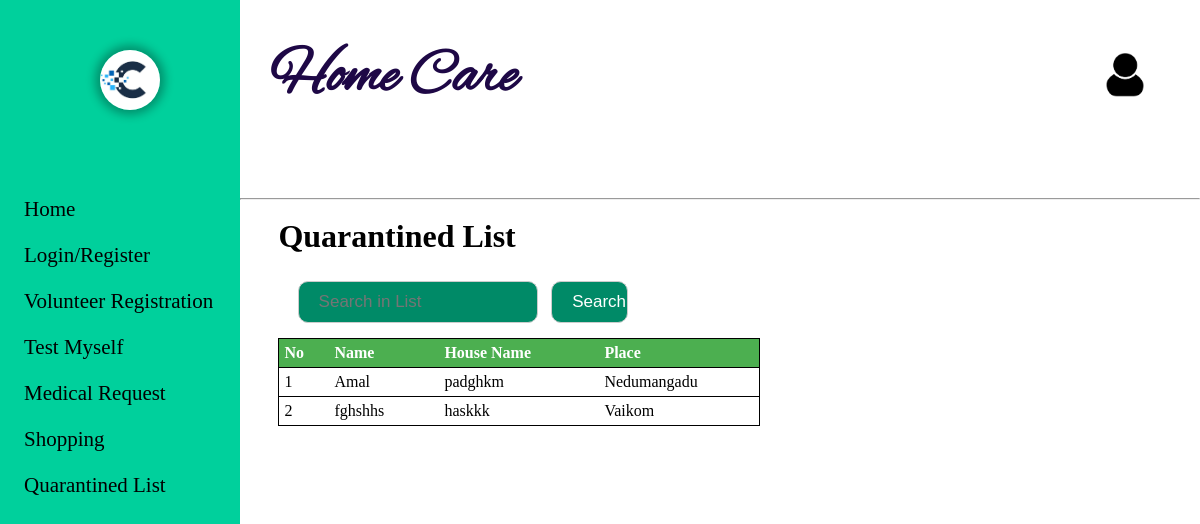
The page /ViewQuarantine.php on the database as committed earlier.
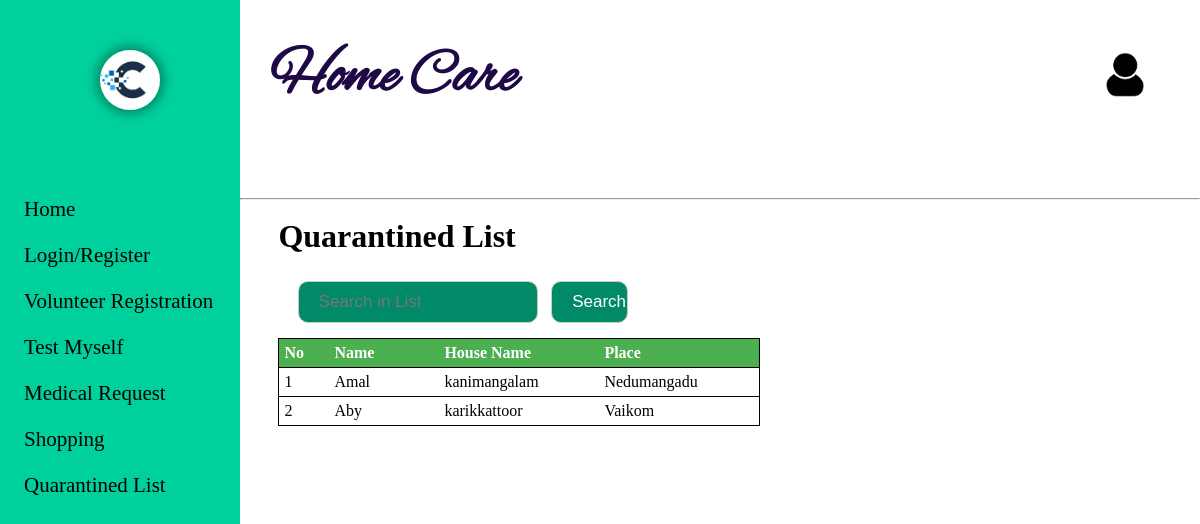
The same page on the database as committed later.
### tables this page shows
CREATE TABLE `user` (
  `U_id` int(5) NOT NULL,
  `L_id` int(5) NOT NULL,
  `name` varchar(20) NOT NULL,
  `hname` varchar(20) NOT NULL,
  `sd_id` int(5) NOT NULL,
  `dob` varchar(10) NOT NULL,
  `gender` varchar(10) NOT NULL
);

CREATE TABLE `subdist` (
  `sd_id` int(5) NOT NULL,
  `dt_id` int(2) NOT NULL,
  `sd_name` varchar(20) NOT NULL,
  `status` tinyint(1) NOT NULL DEFAULT 1
);

### ViewQuarantine.php (the view, shortened to what this page needs)
<!DOCTYPE html>
<html lang="en">
<head>
	<link rel="stylesheet" type="text/css" href="css\registration.css" />
</head>
<body>
	<?php require("Leftbar.php"); ?>
	<div class="right_cont" style="{background-color: rgb(232, 232, 232);}">
		<?php require("Topbar.php"); ?>
		<br><h1 style="margin-left:4%;">Quarantined List</h1><br>
		<form method="post" action="ViewQuarantine.php">
			<input type="text" name="search" placeholder="Search in List">
			<input type="submit" value="Search">
		</form>
			<?php
				$con=mysqli_connect("localhost","root","","care_app")or die("couldn't connect");
				$counter = 0;
				if (isset($_POST['search'])){
					$searchq = $_POST['search'];
					$searchq = preg_replace("#[^0-9a-z]#i","",$searchq);
					$query = "SELECT * FROM user WHERE name LIKE '%$searchq%' OR hname LIKE '%$searchq%'";
					$result =mysqli_query($con,$query);
					$count = mysqli_num_rows($result);
					if($count == 0){
						?>
						</table><br><br><tab>
						<?php
						echo  'There was no search results!';
					}
					else{
						?>
							<table class="cart" cellpadding="5" cellspacing="10">
							<tbody>
							<tr>
								<th style="text-align:left;" width="40px">No</th>
								<th style="text-align:left;" width="100px">Name</th>
								<th style="text-align:left;" width="100px">House Name</th>
								<th style="text-align:left;" width="100px">Place</th>
							</tr>
						<?php
						while($row=mysqli_fetch_array($result))
						{
							?>
							<tr>
							<td><?php echo ++$counter ?></td>
							<td><?php echo $row['name'] ?></td>
							<td><?php echo $row['hname'] ?></td>
							<?php
							$id=$row['sd_id'];
							$quer="select * from subdist where sd_id=$id";
							$resl =mysqli_query($con,$quer);
							$ro=mysqli_fetch_array($resl);
							?>
								<td><?php echo $ro['sd_name'] ?></td>
							</tr>
							<?php
						}
					}
				}
				else{
						?>
							<table class="cart" cellpadding="10" cellspacing="10">
							<tbody>
							<tr>
								<th style="text-align:left;" width="40px">No</th>
								<th style="text-align:left;" width="100px">Name</th>
								<th style="text-align:left;" width="150px">House Name</th>
								<th style="text-align:left;" width="150px">Place</th>
							</tr>
						<?php
						$con=mysqli_connect("localhost","root","","care_app")or die("couldn't connect");
						$query="select * from user";
						$result =mysqli_query($con,$query);
						while($row=mysqli_fetch_array($result))
						{
							?>
							<tr>
							<td><?php echo ++$counter ?></td>
							<td><?php echo $row['name'] ?></td>
							<td><?php echo $row['hname'] ?></td>
							<?php
							$id=$row['sd_id'];
							$quer="select * from subdist where sd_id=$id";
							$resl =mysqli_query($con,$quer);
							$ro=mysqli_fetch_array($resl);
							?>
								<td><?php echo $ro['sd_name'] ?></td>
							</tr>
							<?php
						}
				}
			?>
	</div>
</body>
</html>

Rows that differ between the two databases and show on the page:
changed user "Amal": hname "padghkm" → "kanimangalam"
changed user "Vaikom": name "fghshhs" → "Aby"; hname "haskkk" → "karikkattoor"
